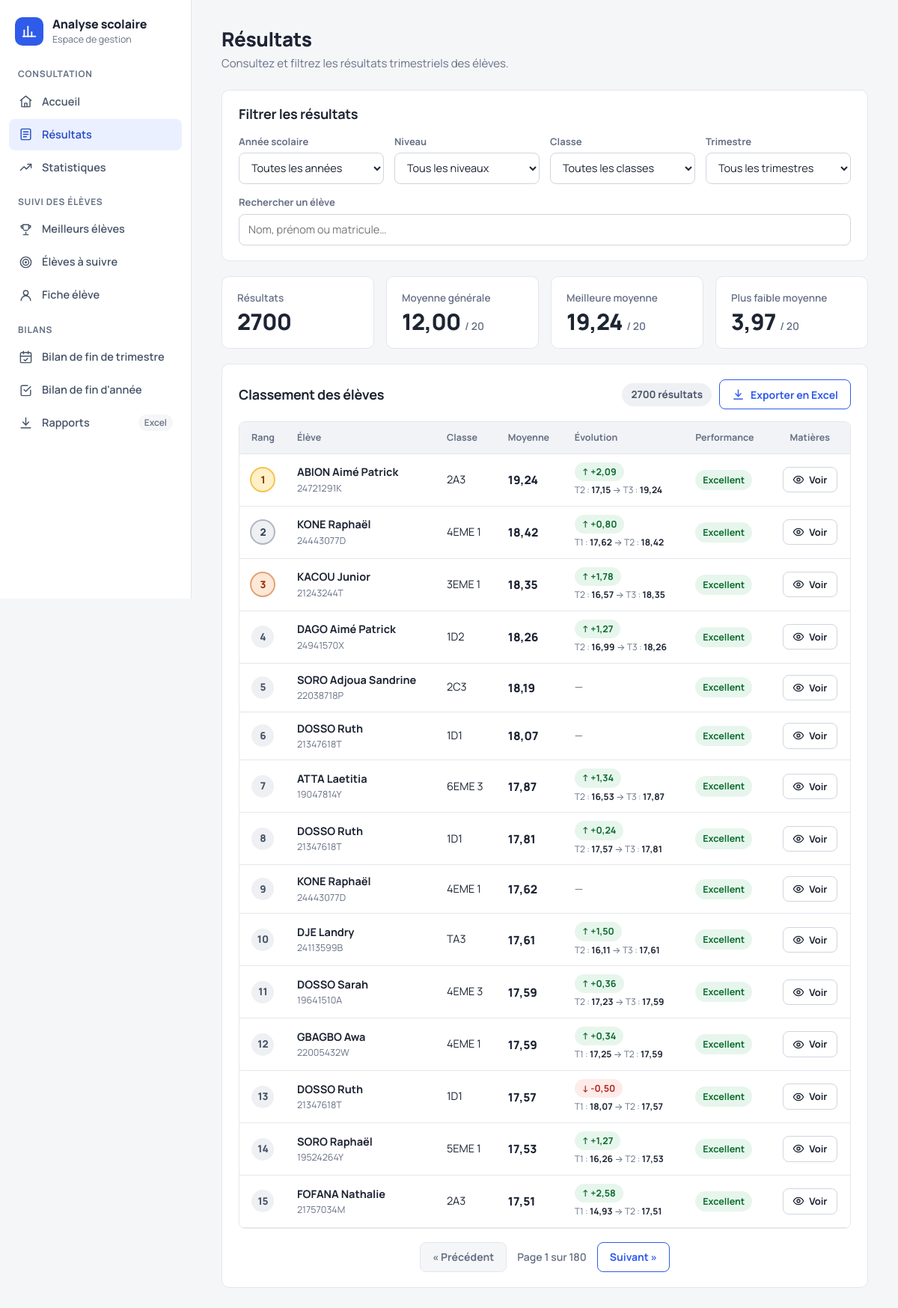
Page /resultats/ on the committed database.
### analyse/models.py (models this page shows, shortened)
class Resultat(models.Model):
    TRIMESTRE_CHOICES = [
        ("T1", "Trimestre 1"),
        ("T2", "Trimestre 2"),
        ("T3", "Trimestre 3"),
    ]
    eleve = models.ForeignKey(
        Eleve,
        on_delete=models.CASCADE,
        related_name="resultats"
    )
    annee_scolaire = models.ForeignKey(
        AnneeScolaire,
        on_delete=models.CASCADE,
        related_name="resultats"
    )
    classe = models.ForeignKey(
        Classe,
        on_delete=models.CASCADE,
        related_name="resultats"
    )
    trimestre = models.CharField(
        max_length=2,
        choices=TRIMESTRE_CHOICES
    )
    composition_francaise = models.DecimalField(
        max_digits=5,
        decimal_places=2,
        null=True,
        blank=True
    )
    orthographe_grammaire = models.DecimalField(
        max_digits=5,
        decimal_places=2,
        null=True,
        blank=True
    )
    expression_orale = models.DecimalField(
        max_digits=5,
        decimal_places=2,
        null=True,
        blank=True
    )
    hist_geo = models.DecimalField(
        max_digits=5,
        decimal_places=2,
        null=True,
        blank=True
    )
    espagnol = models.DecimalField(
        max_digits=5,
        decimal_places=2,
        null=True,
        blank=True
    )
    allemand = models.DecimalField(
        max_digits=5,
        decimal_places=2,
        null=True,
        blank=True
    )
    anglais = models.DecimalField(
        max_digits=5,
        decimal_places=2,
        null=True,
        blank=True
    )
    francais = models.DecimalField(
        max_digits=5,
        decimal_places=2,
        null=True,
        blank=True
    )
    conduite = models.DecimalField(
        max_digits=5,
        decimal_places=2,
        null=True,
        blank=True
    )
    edhc = models.DecimalField(
        max_digits=5,
        decimal_places=2,
        null=True,
        blank=True
    )
    eps = models.DecimalField(
        max_digits=5,
        decimal_places=2,
        null=True,
        blank=True
    )
    svt = models.DecimalField(
        max_digits=5,
        decimal_places=2,
        null=True,
        blank=True
    )
    physiques_chimie = models.DecimalField(
        max_digits=5,
        decimal_places=2,
        null=True,
        blank=True
    )
    mathematiques = models.DecimalField(
        max_digits=5,
        decimal_places=2,
        null=True,
        blank=True
    )
    philosophie = models.DecimalField(
        max_digits=5,
        decimal_places=2,
        null=True,
        blank=True
    )
    moyenne_trimestrielle = models.DecimalField(
        max_digits=5,
        decimal_places=2,
        null=True,
        blank=True
    )
    rang = models.PositiveIntegerField(
        null=True,
        blank=True
    )
    class Meta:
        constraints = [
            models.UniqueConstraint(
                fields=[
                    "eleve",
                    "annee_scolaire",
                    "trimestre"
                ],
                name="resultat_unique_par_trimestre"
            )
        ]

class Eleve(models.Model):
    GENRE_CHOICES = [
        ("M", "Masculin"),
        ("F", "Féminin"),
    ]
    matricule = models.CharField(
        max_length=50,
        unique=True
    )
    nom = models.CharField(max_length=100)
    prenoms = models.CharField(max_length=150)
    genre = models.CharField(
        max_length=1,
        choices=GENRE_CHOICES,
        blank=True
    )
    date_naissance = models.DateField(
        null=True,
        blank=True
    )
    nationalite = models.CharField(
        max_length=100,
        blank=True
    )
    redoublant = models.BooleanField(
        default=False
    )
    statut = models.CharField(
        max_length=100,
        blank=True
    )

class Classe(models.Model):
    nom = models.CharField(max_length=100)
    niveau = models.CharField(max_length=100, blank=True)

### analyse/views.py (the view)
def resultats_eleves(request):
    resultats, contexte = _preparer_filtres_page(request)
    statistiques = resultats.aggregate(nombre_eleves=Count("id"))
    statistiques.update(
        resultats.exclude(moyenne_trimestrielle=0).aggregate(
            moyenne_classe=Avg("moyenne_trimestrielle"),
            meilleure_moyenne=Max("moyenne_trimestrielle"),
            plus_faible_moyenne=Min("moyenne_trimestrielle"),
        )
    )
    classement_liste = list(
        resultats.order_by(
            "-moyenne_trimestrielle",
            "eleve__nom",
            "eleve__prenoms",
        )
    )
    for rang, resultat in enumerate(classement_liste, start=1):
        resultat.rang = rang
        _definir_performance(resultat)
        _attacher_details_matieres(resultat)
    paginator = Paginator(classement_liste, 15)
    classement = paginator.get_page(request.GET.get("page"))
    _attacher_evolution(classement)
    contexte.update({
        "classement": classement,
        "total_resultats": len(classement_liste),
        "statistiques": statistiques,
    })
    return render(request, "analyse/resultats.html", contexte)

### analyse/templates/analyse/resultats.html (shortened to what this page needs)
{% extends 'base.html' %}
{% block content %}
<div class="dash">
    <header class="dash-header">
        <div>
            <h1>Résultats</h1>
            <p class="dash-subtitle">Consultez et filtrez les résultats trimestriels des élèves.</p>
        </div>
    </header>
    <section class="panel filters-panel" aria-labelledby="titre-filtres">
        <div class="panel-head">
            <h2 id="titre-filtres">Filtrer les résultats</h2>
        </div>
        <form method="GET" id="filterForm" class="filters-form" role="search">
            <div>
                <label for="annee">Année scolaire</label>
                <select name="annee" id="annee">
                    <option value="">Toutes les années</option>
                </select>
            </div>
            <div>
                <label for="niveau">Niveau</label>
                <select name="niveau" id="niveau">
                    <option value="">Tous les niveaux</option>
                </select>
            </div>
            <div>
                <label for="classe">Classe</label>
                <select name="classe" id="classe">
                    <option value="">Toutes les classes</option>
                </select>
            </div>
            <div>
                <label for="trimestre">Trimestre</label>
                <select name="trimestre" id="trimestre">
                    <option value="">Tous les trimestres</option>
                </select>
            </div>
            <div class="field-search">
                <label for="recherche">Rechercher un élève</label>
                <input
                    type="search"
                    name="recherche"
                    id="recherche"
                    value="{{ recherche }}"
                    placeholder="Nom, prénom ou matricule…"
                    autocomplete="off"
                >
            </div>
        </form>
    </section>
    <section class="kpis" aria-label="Indicateurs de synthèse">
        <div class="kpi">
            <p class="kpi-label">Résultats</p>
            <p class="kpi-value">{{ statistiques.nombre_eleves|default:0 }}</p>
        </div>
        <div class="kpi">
            <p class="kpi-label">Moyenne générale</p>
            <p class="kpi-value">
                {% with moyenne=statistiques.moyenne_classe|floatformat:2 %}
                    {% if moyenne %}{{ moyenne }} <small>/ 20</small>{% else %}—{% endif %}
                {% endwith %}
            </p>
        </div>
        <div class="kpi">
            <p class="kpi-label">Meilleure moyenne</p>
            <p class="kpi-value">
                {% with moyenne=statistiques.meilleure_moyenne|floatformat:2 %}
                    {% if moyenne %}{{ moyenne }} <small>/ 20</small>{% else %}—{% endif %}
                {% endwith %}
            </p>
        </div>
        <div class="kpi">
            <p class="kpi-label">Plus faible moyenne</p>
            <p class="kpi-value">
                {% with moyenne=statistiques.plus_faible_moyenne|floatformat:2 %}
                    {% if moyenne %}{{ moyenne }} <small>/ 20</small>{% else %}—{% endif %}
                {% endwith %}
            </p>
        </div>
    </section>
    <section class="panel" id="classement" aria-labelledby="titre-classement">
        <div class="panel-head">
            <h2 id="titre-classement">Classement des élèves</h2>
            <div class="table-actions">
                <span class="count-badge">{{ total_resultats }} résultat{{ total_resultats|pluralize }}</span>
                <a href="{% url 'export_statistiques_excel' %}{% if querystring %}?{{ querystring }}{% endif %}" class="btn btn-secondary">
                    <svg viewBox="0 0 24 24" aria-hidden="true"><path d="M12 3v12"/><path d="m7 10 5 5 5-5"/><path d="M4 20h16"/></svg>
                    Exporter en Excel
                </a>
            </div>
        </div>
        {% with seuil=seuil_reussite|default:10 %}
        <div class="table-wrapper">
            <table class="classement-table">
                <thead>
                    <tr>
                        <th scope="col" class="col-num">Rang</th>
                        <th scope="col">Élève</th>
                        <th scope="col">Classe</th>
                        <th scope="col">Moyenne</th>
                        <th scope="col">Évolution</th>
                        <th scope="col">Performance</th>
                        <th scope="col" class="col-num">Matières</th>
                    </tr>
                </thead>
                <tbody>
                    {% for resultat in classement %}
                        <tr class="row-main {% if resultat.rang == 1 %}podium-1{% elif resultat.rang == 2 %}podium-2{% elif resultat.rang == 3 %}podium-3{% endif %}">
                            <td class="col-num">
                                <span class="rang">
                                    <span class="sr-only">Rang </span>{{ resultat.rang|default:"-" }}
                                </span>
                            </td>
                            <td>
                                <div class="eleve-nom">{{ resultat.eleve.nom }} {{ resultat.eleve.prenoms }}</div>
                                <div class="eleve-matricule">{{ resultat.eleve.matricule }}</div>
                            </td>
                            <td>{{ resultat.classe.nom }}</td>
                            <td class="moyenne {% if resultat.moyenne_trimestrielle is not None and resultat.moyenne_trimestrielle < seuil %}low-average{% endif %}">
                                {% if resultat.moyenne_trimestrielle is not None %}{{ resultat.moyenne_trimestrielle|floatformat:2 }}{% else %}—{% endif %}
                            </td>
                            <td class="evolution-cell">
                                {% if resultat.trimestre == "T1" %}
                                    <span class="evolution-aucune" title="Premier trimestre : pas de comparaison">—</span>
                                {% elif resultat.evolution_sens == "hausse" %}
                                    <span class="evolution hausse" title="En hausse par rapport à {{ resultat.evolution_ref }}">↑ +{{ resultat.evolution|floatformat:2 }}</span>
                                    <span class="evolution-detail">{{ resultat.evolution_ref }} : <strong>{{ resultat.evolution_precedente|floatformat:2 }}</strong> → {{ resultat.trimestre }} : <strong>{{ resultat.moyenne_trimestrielle|floatformat:2 }}</strong></span>
                                {% elif resultat.evolution_sens == "baisse" %}
                                    <span class="evolution baisse" title="En baisse par rapport à {{ resultat.evolution_ref }}">↓ {{ resultat.evolution|floatformat:2 }}</span>
                                    <span class="evolution-detail">{{ resultat.evolution_ref }} : <strong>{{ resultat.evolution_precedente|floatformat:2 }}</strong> → {{ resultat.trimestre }} : <strong>{{ resultat.moyenne_trimestrielle|floatformat:2 }}</strong></span>
                                {% else %}
                                    <span class="evolution-aucune" title="Pas de trimestre précédent disponible">—</span>
                                {% endif %}
                            </td>
                            <td>
                                <span class="performance-badge {{ resultat.performance_css }}">{{ resultat.performance }}</span>
                            </td>
                            <td class="col-num">
                                <button
                                    type="button"
                                    class="btn-details"
                                    aria-expanded="false"
                                    aria-controls="matieres-{{ forloop.counter }}"
                                    aria-label="Voir les moyennes par matière de {{ resultat.eleve.nom }} {{ resultat.eleve.prenoms }}"
                                >
                                    <svg viewBox="0 0 24 24" aria-hidden="true"><path d="M2 12s3.5-7 10-7 10 7 10 7-3.5 7-10 7S2 12 2 12Z"/><circle cx="12" cy="12" r="3"/></svg>
                                    <span class="btn-details-label">Voir</span>
                                </button>
                            </td>
                        </tr>
                    {% empty %}
                        <tr>
                            <td colspan="7" class="empty-row">Aucun résultat trouvé pour ces filtres.</td>
                        </tr>
                    {% endfor %}
                </tbody>
            </table>
        </div>
        {% endwith %}
        {% if classement.paginator.num_pages > 1 %}
            <nav class="pagination" aria-label="Pagination du classement">
                {% if classement.has_previous %}
                    <a href="?{% if querystring %}{{ querystring }}&amp;{% endif %}page={{ classement.previous_page_number }}#classement" class="pagination-link">
                        &laquo; Précédent
                    </a>
                {% else %}
                    <span class="pagination-link disabled" aria-disabled="true">&laquo; Précédent</span>
                {% endif %}
                <span class="pagination-info">
                    Page {{ classement.number }} sur {{ classement.paginator.num_pages }}
                </span>
                {% if classement.has_next %}
                    <a href="?{% if querystring %}{{ querystring }}&amp;{% endif %}page={{ classement.next_page_number }}#classement" class="pagination-link">
                        Suivant &raquo;
                    </a>
                {% else %}
                    <span class="pagination-link disabled" aria-disabled="true">Suivant &raquo;</span>
                {% endif %}
            </nav>
        {% endif %}
    </section>
</div>
{% endblock %}

### rows in the picture
Resultat: rang "1", eleve.nom "ABION", eleve.prenoms "Aimé Patrick", eleve.matricule "24721291K", classe.nom "2A3", moyenne_trimestrielle "19,24", evolution "2,09", evolution_ref "T2", evolution_precedente "17,15", trimestre "T3", performance "Excellent"
Resultat: rang "2", eleve.nom "KONE", eleve.prenoms "Raphaël", eleve.matricule "24443077D", classe.nom "4EME 1", moyenne_trimestrielle "18,42", evolution "0,80", evolution_ref "T1", evolution_precedente "17,62", trimestre "T2", performance "Excellent"
Resultat: rang "3", eleve.nom "KACOU", eleve.prenoms "Junior", eleve.matricule "21243244T", classe.nom "3EME 1", moyenne_trimestrielle "18,35", evolution "1,78", evolution_ref "T2", evolution_precedente "16,57", trimestre "T3", performance "Excellent"
Resultat: rang "4", eleve.nom "DAGO", eleve.prenoms "Aimé Patrick", eleve.matricule "24941570X", classe.nom "1D2", moyenne_trimestrielle "18,26", evolution "1,27", evolution_ref "T2", evolution_precedente "16,99", trimestre "T3", performance "Excellent"
Resultat: rang "5", eleve.nom "SORO", eleve.prenoms "Adjoua Sandrine", eleve.matricule "22038718P", classe.nom "2C3", moyenne_trimestrielle "18,19", performance "Excellent"
Resultat: rang "6", eleve.nom "DOSSO", eleve.prenoms "Ruth", eleve.matricule "21347618T", classe.nom "1D1", moyenne_trimestrielle "18,07", performance "Excellent"
Resultat: rang "7", eleve.nom "ATTA", eleve.prenoms "Laetitia", eleve.matricule "19047814Y", classe.nom "6EME 3", moyenne_trimestrielle "17,87", evolution "1,34", evolution_ref "T2", evolution_precedente "16,53", trimestre "T3", performance "Excellent"
Resultat: rang "8", eleve.nom "DOSSO", eleve.prenoms "Ruth", eleve.matricule "21347618T", classe.nom "1D1", moyenne_trimestrielle "17,81", evolution "0,24", evolution_ref "T2", evolution_precedente "17,57", trimestre "T3", performance "Excellent"
Resultat: rang "9", eleve.nom "KONE", eleve.prenoms "Raphaël", eleve.matricule "24443077D", classe.nom "4EME 1", moyenne_trimestrielle "17,62", performance "Excellent"
Resultat: rang "10", eleve.nom "DJE", eleve.prenoms "Landry", eleve.matricule "24113599B", classe.nom "TA3", moyenne_trimestrielle "17,61", evolution "1,50", evolution_ref "T2", evolution_precedente "16,11", trimestre "T3", performance "Excellent"
Resultat: rang "11", eleve.nom "DOSSO", eleve.prenoms "Sarah", eleve.matricule "19641510A", classe.nom "4EME 3", moyenne_trimestrielle "17,59", evolution "0,36", evolution_ref "T2", evolution_precedente "17,23", trimestre "T3", performance "Excellent"
Resultat: rang "12", eleve.nom "GBAGBO", eleve.prenoms "Awa", eleve.matricule "22005432W", classe.nom "4EME 1", moyenne_trimestrielle "17,59", evolution "0,34", evolution_ref "T1", evolution_precedente "17,25", trimestre "T2", performance "Excellent"
Resultat: rang "13", eleve.nom "DOSSO", eleve.prenoms "Ruth", eleve.matricule "21347618T", classe.nom "1D1", moyenne_trimestrielle "17,57", evolution "-0,50", evolution_ref "T1", evolution_precedente "18,07", trimestre "T2", performance "Excellent"
Resultat: rang "14", eleve.nom "SORO", eleve.prenoms "Raphaël", eleve.matricule "19524264Y", classe.nom "5EME 1", moyenne_trimestrielle "17,53", evolution "1,27", evolution_ref "T1", evolution_precedente "16,26", trimestre "T2", performance "Excellent"
Resultat: rang "15", eleve.nom "FOFANA", eleve.prenoms "Nathalie", eleve.matricule "21757034M", classe.nom "2A3", moyenne_trimestrielle "17,51", evolution "2,58", evolution_ref "T1", evolution_precedente "14,93", trimestre "T2", performance "Excellent"

### other values in the picture
{{ statistiques.nombre_eleves|default:0 }} "2700"
{{ moyenne }} "12,00"
{{ moyenne }} "19,24"
{{ moyenne }} "3,97"
{{ total_resultats }} "2700"
{{ classement.number }} "1"
{{ classement.paginator.num_pages }} "180"
